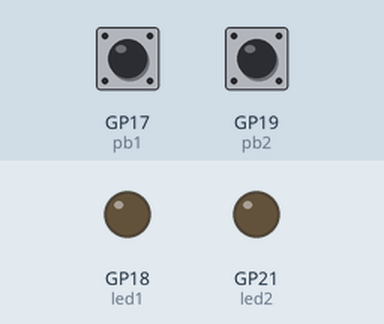
Recording of a program running on a simulated Raspberry Pi Pico running MicroPython. Parts: output pins drawn as LEDs (lit = HIGH). Inputs (shaded band) come from the test bench; at power-on: GP17 (pb1) HIGH, GP19 (pb2) HIGH.

Above: at 1.2 s.
1.3 s: GP17 (pb1) pulled LOW for 0.15 s
At 1.37 s:
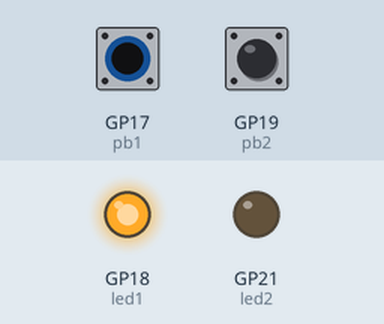
2.9 s: GP19 (pb2) pulled LOW for 0.15 s
At 2.97 s:
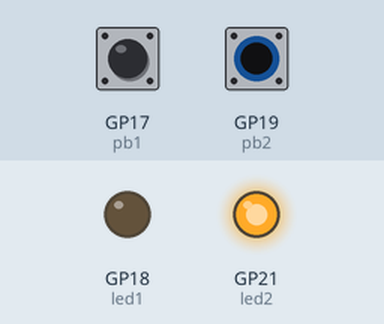
4.5 s: GP19 (pb2) pulled LOW for 3.2 s
At 8.9 s:
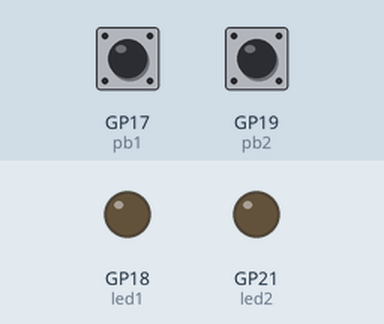
9.2 s: GP17 (pb1) pulled LOW for 3.2 s
At 10.2 s:
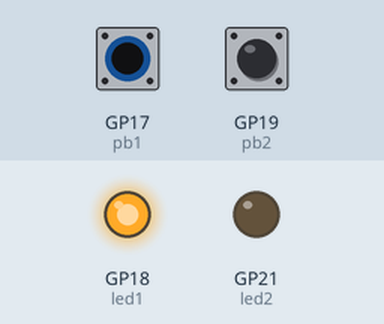
13.9 s: GP17 (pb1) driven LOW and GP19 (pb2) driven LOW
At 15.3 s:
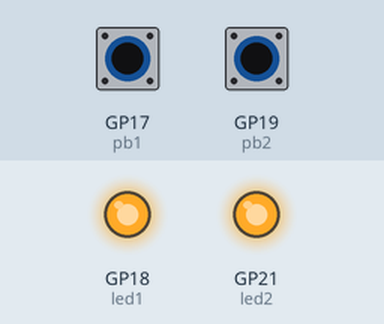
Timing chart, 0 to 16.4 s (numbered marks = the images above; inputs shaded):
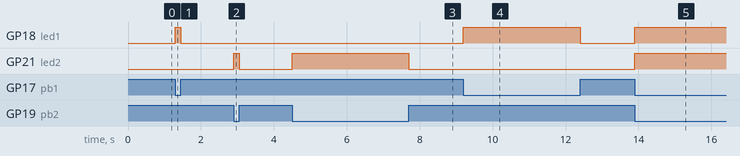

Measured:
- after the input at 1.3 s, GP18 (led1): LOW → HIGH at once, → LOW 0.15 s later
- after the input at 2.9 s, GP21 (led2): LOW → HIGH at once, → LOW 0.15 s later
- after the input at 4.5 s, GP21 (led2): LOW → HIGH at once, → LOW 3.2 s later
- after the input at 9.2 s, GP18 (led1): LOW → HIGH at once, → LOW 3.2 s later
- after the input at 13.9 s, GP18 (led1), GP21 (led2): LOW → HIGH at once

The program:

DIO_Test.py
```python
# DIO_Test.py
# 數位輸出入信號GPIO測試程式
# OmniXRI Jack, May 2021

from machine import Pin # 從machine導入Pin參數設定類別

led1 = Pin(18, Pin.OUT) # 設定GP18為LED1(綠)輸出腳
led2 = Pin(21, Pin.OUT) # 設定GP21為LED2(紅)輸出腳
pb1  = Pin(17, Pin.IN, Pin.PULL_UP) # 設定GP17為PB1輸入腳，且自帶pull high電阻
pb2  = Pin(19, Pin.IN, Pin.PULL_UP) # 設定GP19為PB2輸入腳，且自帶pull high電阻


while True: # 若真則循環
    if(pb1.value() == 0): # 若PB1輸入為Low(按下)
        led1.value(1)     # 點亮LED1
    else:                 # 反之(未按)
        led1.value(0)     # 熄滅LED1

    if(pb2.value() == 0): # 若PB2輸入為Low(按下)
        led2.value(1)     # 點亮LED2
    else:                 # 反之(未按)
        led2.value(0)     # 熄滅LED2
        
```
